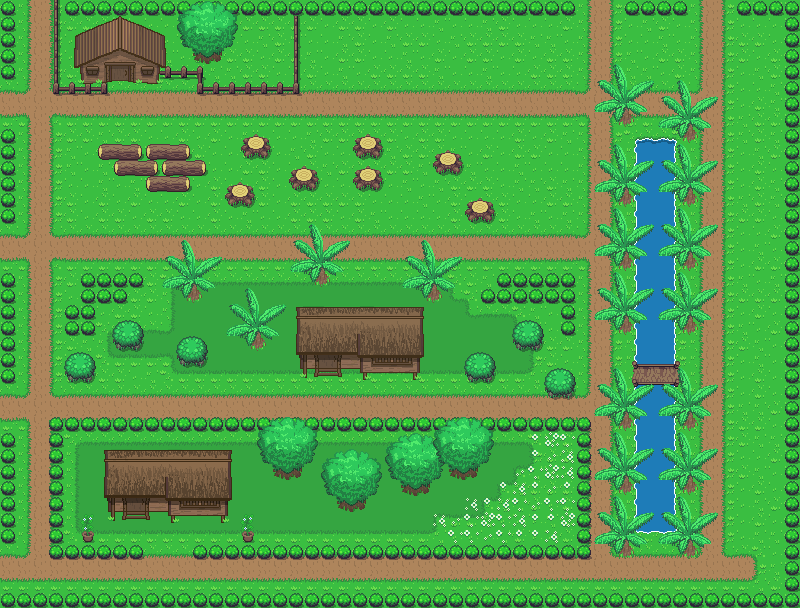

Tiled map render using the project's own tile images. Description and the map definition, with tile-layer contents summarised, below:
An orthogonal 50x38 tile map with 16x16 px tiles, 6 tile layers (Base, Objects, Building, Trees, ...), 2 tilesets.

<map version="1.0" tiledversion="1.0.2" orientation="orthogonal" renderorder="left-down" width="50" height="38" tilewidth="16" tileheight="16" nextobjectid="1">
 <tileset firstgid="1" source="../../Tileset/Overworld.tsx" />
 <tileset firstgid="1729" source="../../Tileset/Building.tsx" />
 <layer name="Base" width="50" height="38">
  <data>[1900 cells, 1900 non-empty, 38 distinct tile ids]</data>
 </layer>
 <layer name="Objects" width="50" height="38">
  <data>[1900 cells, 374 non-empty, 29 distinct tile ids]</data>
 </layer>
 <layer name="Building" width="50" height="38">
  <data>[1900 cells, 100 non-empty, 100 distinct tile ids]</data>
 </layer>
 <layer name="Trees" width="50" height="38">
  <data>[1900 cells, 58 non-empty, 6 distinct tile ids]</data>
 </layer>
 <layer name="AbovePlayer" width="50" height="38">
  <properties>
   <property name="unity:sortingLayerName" value="AbovePlayer" />
  </properties>
  <data>[1900 cells, 284 non-empty, 51 distinct tile ids]</data>
 </layer>
 <layer name="Copy of AbovePlayer" width="50" height="38">
  <properties>
   <property name="unity:sortingLayerName" value="AbovePlayer" />
  </properties>
  <data>[1900 cells, 74 non-empty, 28 distinct tile ids]</data>
 </layer>
</map>
